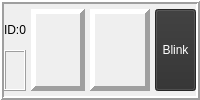
        <widget class="QFrame" name="ui_frm_showcell_id0">
         <property name="frameShape">
          <enum>QFrame::Box</enum>
         </property>
         <property name="frameShadow">
          <enum>QFrame::Raised</enum>
         </property>
         <property name="lineWidth">
          <number>2</number>
         </property>
         <layout class="QHBoxLayout" name="horizontalLayout">
          <property name="spacing">
           <number>5</number>
          </property>
          <property name="leftMargin">
           <number>0</number>
          </property>
          <property name="topMargin">
           <number>5</number>
          </property>
          <property name="rightMargin">
           <number>0</number>
          </property>
          <property name="bottomMargin">
           <number>5</number>
          </property>
          <item>
           <widget class="QFrame" name="frame_12">
            <property name="frameShape">
             <enum>QFrame::NoFrame</enum>
            </property>
            <property name="frameShadow">
             <enum>QFrame::Raised</enum>
            </property>
            <layout class="QVBoxLayout" name="verticalLayout_4">
             <property name="spacing">
              <number>0</number>
             </property>
             <property name="leftMargin">
              <number>0</number>
             </property>
             <property name="topMargin">
              <number>0</number>
             </property>
             <property name="rightMargin">
              <number>0</number>
             </property>
             <property name="bottomMargin">
              <number>0</number>
             </property>
             <item alignment="Qt::AlignHCenter">
              <widget class="QLabel" name="ui_lab_id_id0">
               <property name="text">
                <string>ID:0</string>
               </property>
              </widget>
             </item>
             <item>
              <widget class="QLabel" name="ui_lab_name_id0">
               <property name="maximumSize">
                <size>
                 <width>204</width>
                 <height>16777215</height>
                </size>
               </property>
               <property name="frameShape">
                <enum>QFrame::Box</enum>
               </property>
               <property name="frameShadow">
                <enum>QFrame::Raised</enum>
               </property>
               <property name="text">
                <string/>
               </property>
              </widget>
             </item>
            </layout>
           </widget>
          </item>
          <item>
           <widget class="QLabel" name="ui_lab_value_id0">
            <property name="sizePolicy">
             <sizepolicy hsizetype="Preferred" vsizetype="Preferred">
              <horstretch>40</horstretch>
              <verstretch>40</verstretch>
             </sizepolicy>
            </property>
            <property name="maximumSize">
             <size>
              <width>220</width>
              <height>16777215</height>
             </size>
            </property>
            <property name="font">
             <font>
              <pointsize>20</pointsize>
              <weight>75</weight>
              <bold>true</bold>
             </font>
            </property>
            <property name="toolTip">
             <string>Test</string>
            </property>
            <property name="statusTip">
             <string>Test</string>
            </property>
            <property name="styleSheet">
             <string notr="true">border-color: rgb(239, 41, 41);</string>
            </property>
            <property name="frameShape">
             <enum>QFrame::Panel</enum>
            </property>
            <property name="frameShadow">
             <enum>QFrame::Raised</enum>
            </property>
            <property name="lineWidth">
             <number>5</number>
            </property>
            <property name="midLineWidth">
             <number>0</number>
            </property>
            <property name="text">
             <string>&lt;html&gt;&lt;head/&gt;&lt;body&gt;&lt;p align=&quot;right&quot;/&gt;&lt;/body&gt;&lt;/html&gt;</string>
            </property>
            <property name="alignment">
             <set>Qt::AlignRight|Qt::AlignTrailing|Qt::AlignVCenter</set>
            </property>
           </widget>
          </item>
          <item>
           <widget class="QLabel" name="ui_lab_unit_id0">
            <property name="enabled">
             <bool>true</bool>
            </property>
            <property name="sizePolicy">
             <sizepolicy hsizetype="Fixed" vsizetype="Preferred">
              <horstretch>30</horstretch>
              <verstretch>10</verstretch>
             </sizepolicy>
            </property>
            <property name="minimumSize">
             <size>
              <width>60</width>
              <height>0</height>
             </size>
            </property>
            <property name="font">
             <font>
              <pointsize>15</pointsize>
              <weight>50</weight>
              <bold>false</bold>
             </font>
            </property>
            <property name="frameShape">
             <enum>QFrame::Panel</enum>
            </property>
            <property name="frameShadow">
             <enum>QFrame::Raised</enum>
            </property>
            <property name="lineWidth">
             <number>5</number>
            </property>
            <property name="text">
             <string>&lt;html&gt;&lt;head/&gt;&lt;body&gt;&lt;p align=&quot;center&quot;&gt;&lt;br/&gt;&lt;/p&gt;&lt;/body&gt;&lt;/html&gt;</string>
            </property>
            <property name="alignment">
             <set>Qt::AlignCenter</set>
            </property>
           </widget>
          </item>
          <item>
           <widget class="QToolButton" name="ui_but_blk_id0">
            <property name="enabled">
             <bool>false</bool>
            </property>
            <property name="sizePolicy">
             <sizepolicy hsizetype="Fixed" vsizetype="Preferred">
              <horstretch>0</horstretch>
              <verstretch>0</verstretch>
             </sizepolicy>
            </property>
            <property name="palette">
             <palette>
              <active>
               <colorrole role="WindowText">
                <brush brushstyle="SolidPattern">
                 <color alpha="255">
                  <red>255</red>
                  <green>255</green>
                  <blue>255</blue>
                 </color>
                </brush>
               </colorrole>
               <colorrole role="Button">
                <brush brushstyle="SolidPattern">
                 <color alpha="255">
                  <red>46</red>
                  <green>46</green>
                  <blue>46</blue>
                 </color>
                </brush>
               </colorrole>
               <colorrole role="Text">
                <brush brushstyle="SolidPattern">
                 <color alpha="255">
                  <red>255</red>
                  <green>255</green>
                  <blue>255</blue>
                 </color>
                </brush>
               </colorrole>
               <colorrole role="ButtonText">
                <brush brushstyle="SolidPattern">
                 <color alpha="255">
                  <red>255</red>
                  <green>255</green>
                  <blue>255</blue>
                 </color>
                </brush>
               </colorrole>
               <colorrole role="Base">
                <brush brushstyle="SolidPattern">
                 <color alpha="255">
                  <red>46</red>
                  <green>46</green>
                  <blue>46</blue>
                 </color>
                </brush>
               </colorrole>
               <colorrole role="Window">
                <brush brushstyle="SolidPattern">
                 <color alpha="255">
                  <red>46</red>
                  <green>46</green>
                  <blue>46</blue>
                 </color>
                </brush>
               </colorrole>
              </active>
              <inactive>
               <colorrole role="WindowText">
                <brush brushstyle="SolidPattern">
                 <color alpha="255">
                  <red>255</red>
                  <green>255</green>
                  <blue>255</blue>
                 </color>
                </brush>
               </colorrole>
               <colorrole role="Button">
                <brush brushstyle="SolidPattern">
                 <color alpha="255">
                  <red>46</red>
                  <green>46</green>
                  <blue>46</blue>
                 </color>
                </brush>
               </colorrole>
               <colorrole role="Text">
                <brush brushstyle="SolidPattern">
                 <color alpha="255">
                  <red>255</red>
                  <green>255</green>
                  <blue>255</blue>
                 </color>
                </brush>
               </colorrole>
               <colorrole role="ButtonText">
                <brush brushstyle="SolidPattern">
                 <color alpha="255">
                  <red>255</red>
                  <green>255</green>
                  <blue>255</blue>
                 </color>
                </brush>
               </colorrole>
               <colorrole role="Base">
                <brush brushstyle="SolidPattern">
                 <color alpha="255">
                  <red>46</red>
                  <green>46</green>
                  <blue>46</blue>
                 </color>
                </brush>
               </colorrole>
               <colorrole role="Window">
                <brush brushstyle="SolidPattern">
                 <color alpha="255">
                  <red>46</red>
                  <green>46</green>
                  <blue>46</blue>
                 </color>
                </brush>
               </colorrole>
              </inactive>
              <disabled>
               <colorrole role="WindowText">
                <brush brushstyle="SolidPattern">
                 <color alpha="255">
                  <red>255</red>
                  <green>255</green>
                  <blue>255</blue>
                 </color>
                </brush>
               </colorrole>
               <colorrole role="Button">
                <brush brushstyle="SolidPattern">
                 <color alpha="255">
                  <red>46</red>
                  <green>46</green>
                  <blue>46</blue>
                 </color>
                </brush>
               </colorrole>
               <colorrole role="Text">
                <brush brushstyle="SolidPattern">
                 <color alpha="255">
                  <red>255</red>
                  <green>255</green>
                  <blue>255</blue>
                 </color>
                </brush>
               </colorrole>
               <colorrole role="ButtonText">
                <brush brushstyle="SolidPattern">
                 <color alpha="255">
                  <red>255</red>
                  <green>255</green>
                  <blue>255</blue>
                 </color>
                </brush>
               </colorrole>
               <colorrole role="Base">
                <brush brushstyle="SolidPattern">
                 <color alpha="255">
                  <red>46</red>
                  <green>46</green>
                  <blue>46</blue>
                 </color>
                </brush>
               </colorrole>
               <colorrole role="Window">
                <brush brushstyle="SolidPattern">
                 <color alpha="255">
                  <red>46</red>
                  <green>46</green>
                  <blue>46</blue>
                 </color>
                </brush>
               </colorrole>
              </disabled>
             </palette>
            </property>
            <property name="autoFillBackground">
             <bool>false</bool>
            </property>
            <property name="styleSheet">
             <string notr="true"/>
            </property>
            <property name="text">
             <string>Blink</string>
            </property>
            <property name="popupMode">
             <enum>QToolButton::DelayedPopup</enum>
            </property>
            <property name="toolButtonStyle">
             <enum>Qt::ToolButtonIconOnly</enum>
            </property>
            <property name="autoRaise">
             <bool>false</bool>
            </property>
           </widget>
          </item>
         </layout>
        </widget>
